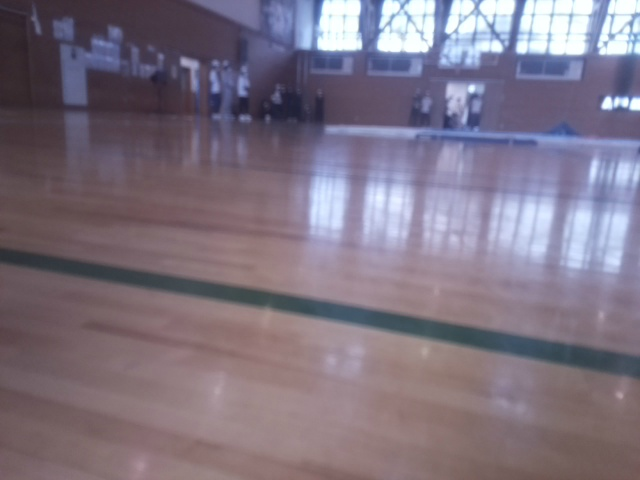
#> input picture spm/b_spm1/test/0.jpg, 640 x 480 px, given as the content of the folder test_resize, which was not available
$ python resize.py
#> lines starting #> are read from the running program, lines starting #| are printed output that depends on the picture
import cv2
import numpy as np
from glob import glob
from time import time

paths = sorted(glob("test_resize/*.jpg"))

for k, importPath in enumerate(paths):
    img=cv2.imread(importPath, 1)
#> img is the input picture: shape (480, 640, 3); mean B, G, R 130.2, 115.3, 126
    img = img[int(0.025*img.shape[0]):]
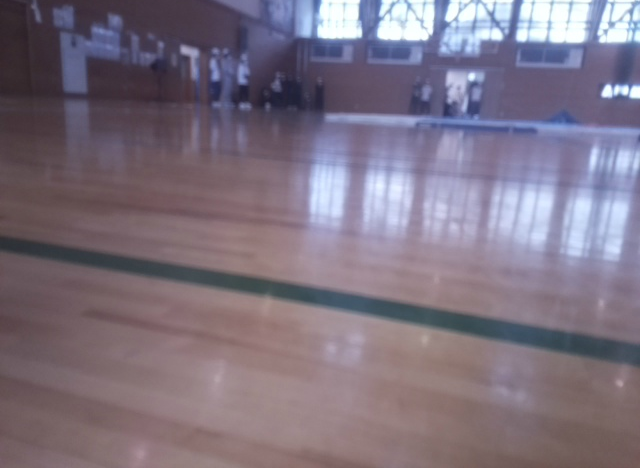
#> img: shape (468, 640, 3); mean B, G, R 129.3, 114.4, 125.5
    cv2.imwrite(f"test/{time():.3f}.jpg", img)

$ run again, on spm/b_spm1/test/1660121141.jpg
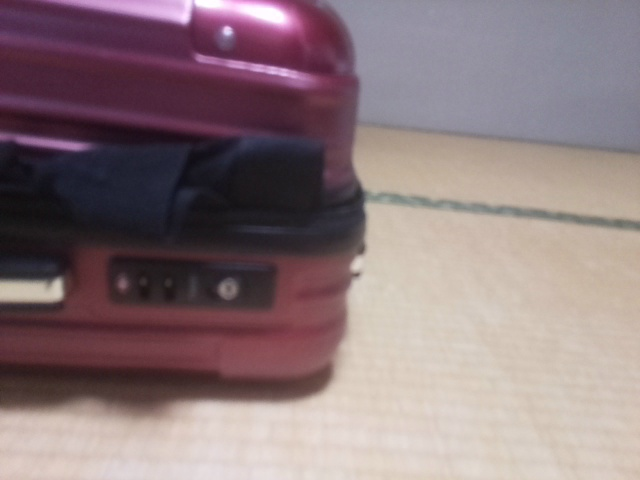
#> input picture spm/b_spm1/test/1660121141.jpg, 640 x 480 px, given as the content of the folder test_resize, which was not available
#> img is the input picture: shape (480, 640, 3); mean B, G, R 124, 120.5, 139.6
#> `img = img[int(0.025*img.shape[0]):]`:
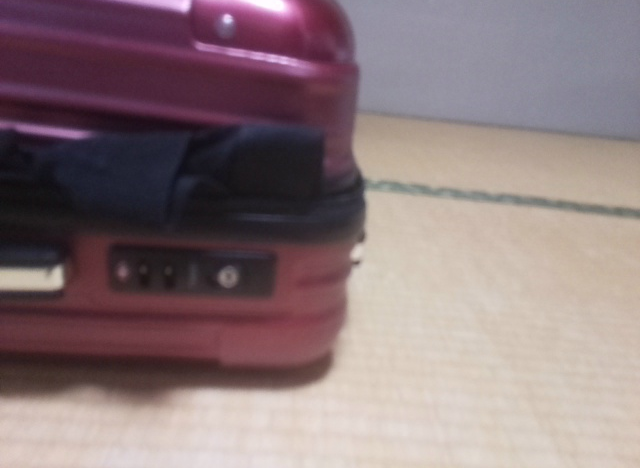
#> img: shape (468, 640, 3); mean B, G, R 123.1, 120.1, 139.1

$ run again, on spm/b_spm1/test/1660121143.jpg
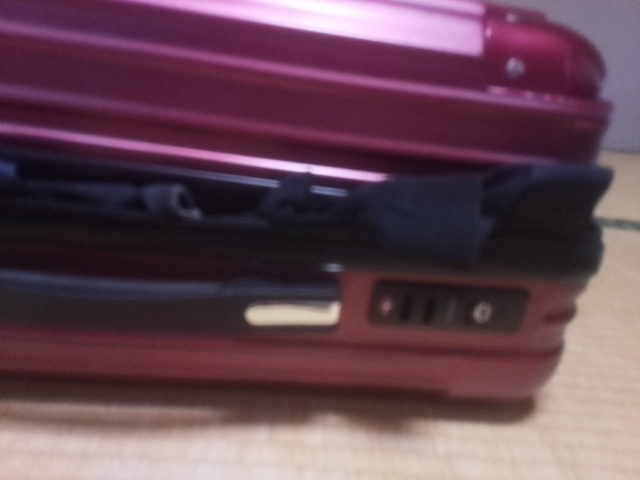
#> input picture spm/b_spm1/test/1660121143.jpg, 640 x 480 px, given as the content of the folder test_resize, which was not available
#> img is the input picture: shape (480, 640, 3); mean B, G, R 85.1, 72.7, 102.4
#> `img = img[int(0.025*img.shape[0]):]`:
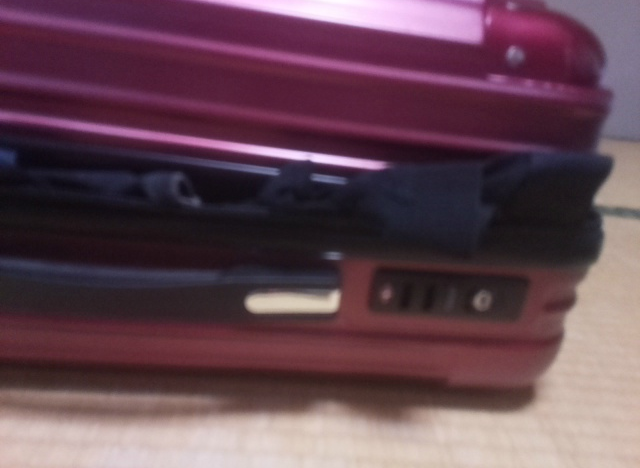
#> img: shape (468, 640, 3); mean B, G, R 83, 71.3, 100.6

$ run again, on spm/b_spm1/test/1660121145.jpg
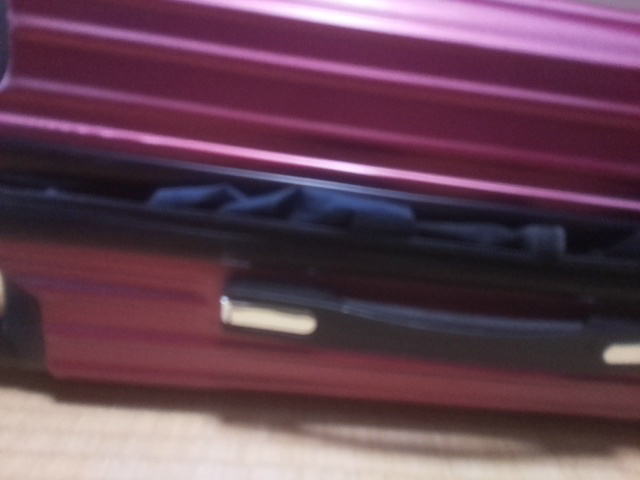
#> input picture spm/b_spm1/test/1660121145.jpg, 640 x 480 px, given as the content of the folder test_resize, which was not available
#> img is the input picture: shape (480, 640, 3); mean B, G, R 84.8, 68.6, 102.3
#> `img = img[int(0.025*img.shape[0]):]`:
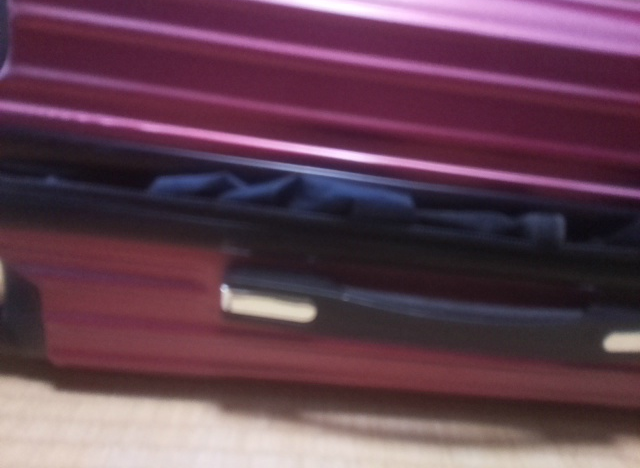
#> img: shape (468, 640, 3); mean B, G, R 82.7, 67.1, 100.5
